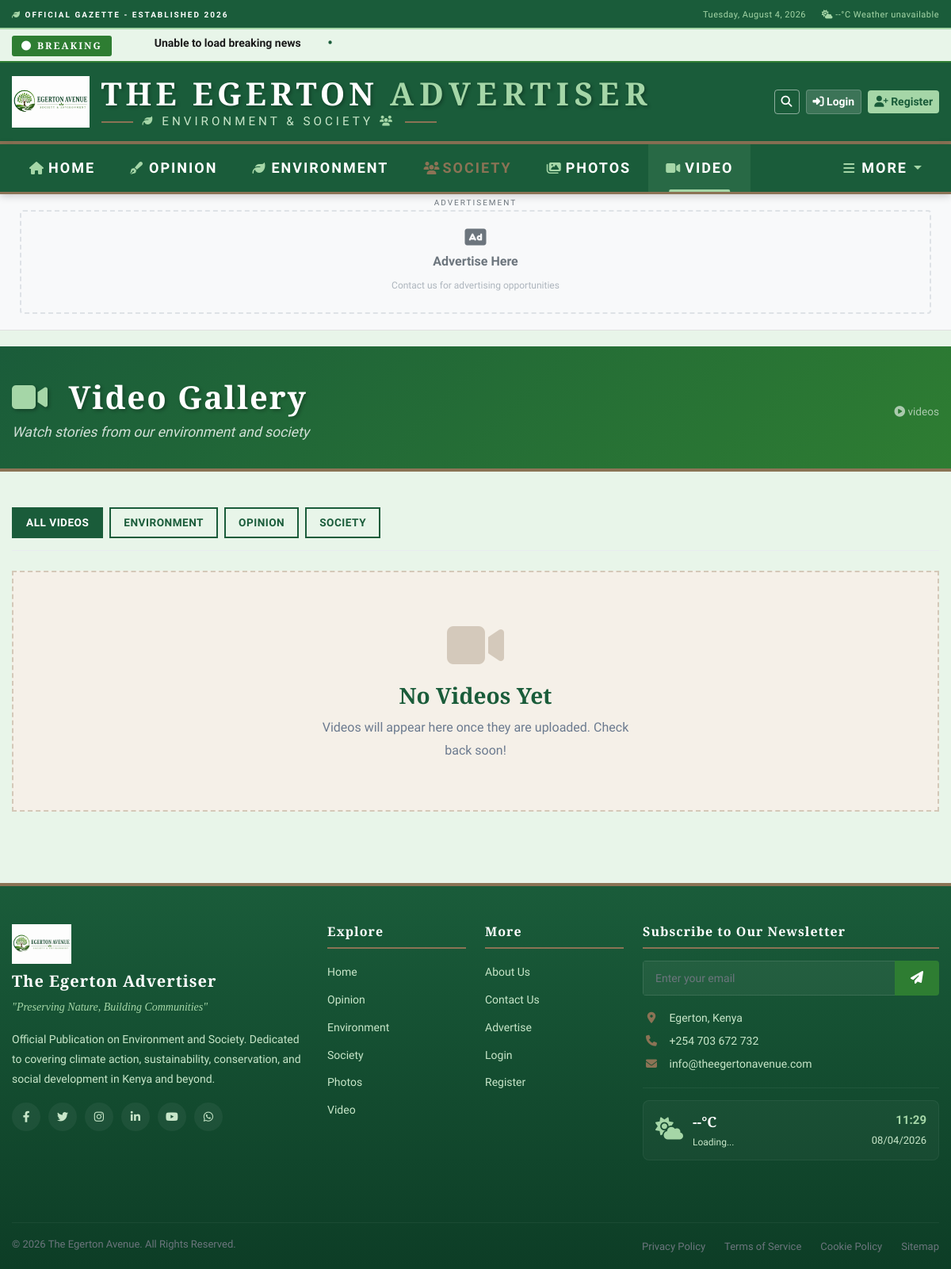
Page /articles/video/ on the earlier database version.
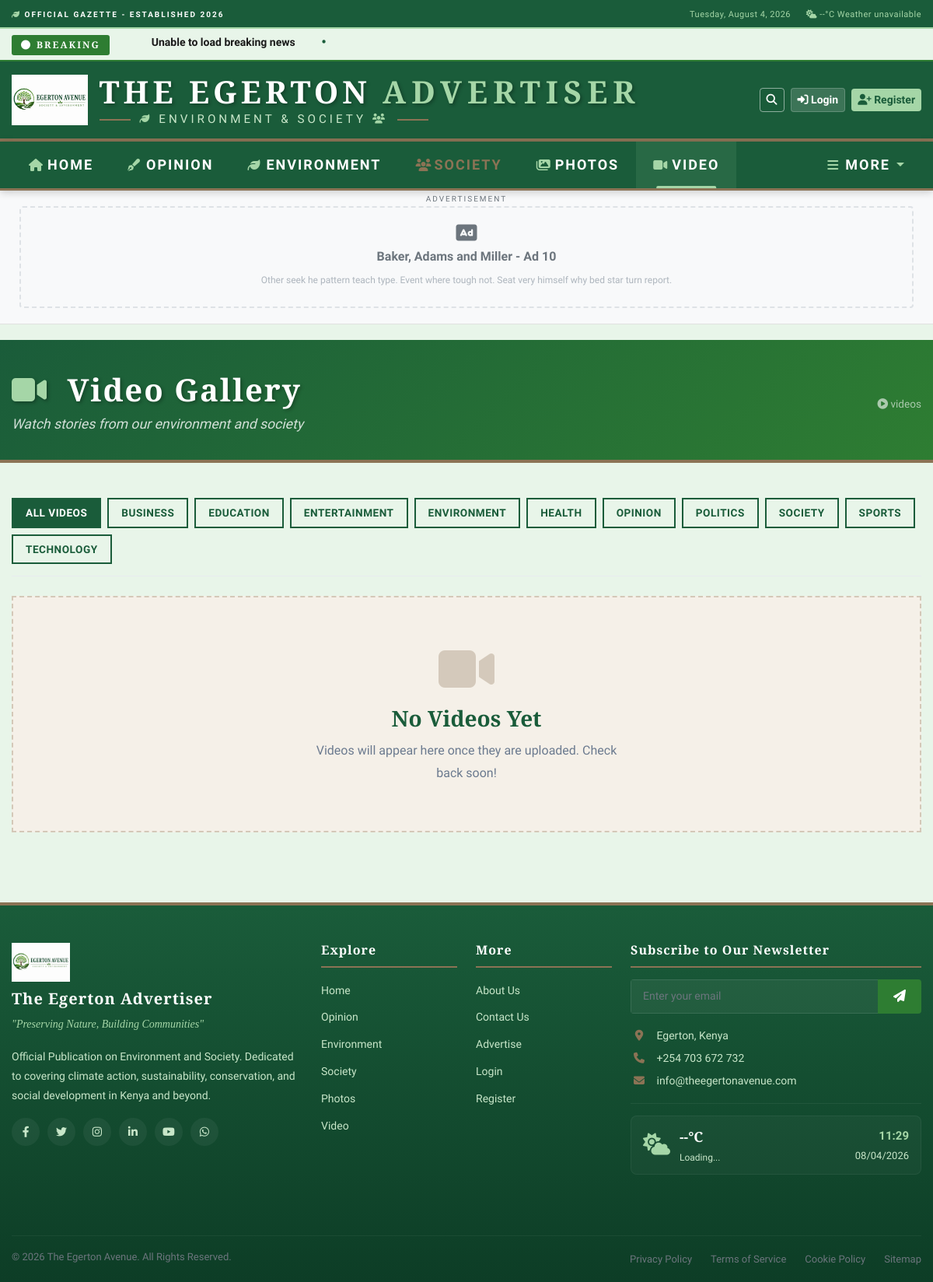
Same page on the later database version.
### apps/categories/models.py (models this page shows, shortened)
class Category(models.Model):
    name = models.CharField(
        max_length=100,
        unique=True,
        validators=[MinLengthValidator(2)],
        help_text="Category name (e.g., Politics, Business, Sports)"
    )
    slug = models.SlugField(
        max_length=120,
        unique=True,
        blank=True,
        help_text="URL-friendly version of the category name"
    )
    description = models.TextField(
        max_length=500,
        blank=True,
        help_text="Brief description of the category"
    )
    icon = models.CharField(
        max_length=50,
        blank=True,
        help_text="FontAwesome icon class (e.g., fa-gavel for Politics)"
    )
    color = models.CharField(
        max_length=7,
        blank=True,
        help_text="Hex color code for the category (e.g., #FF0000)"
    )
    parent = models.ForeignKey(
        'self',
        on_delete=models.CASCADE,
        null=True,
        blank=True,
        related_name='children',
        help_text="Parent category if this is a sub-category"
    )
    order = models.PositiveIntegerField(
        default=0,
        help_text="Display order in navigation"
    )
    is_active = models.BooleanField(
        default=True,
        help_text="Whether this category is active and visible"
    )
    is_featured = models.BooleanField(
        default=False,
        help_text="Whether to show this category in featured sections"
    )
    seo_title = models.CharField(max_length=150, blank=True)
    seo_description = models.CharField(max_length=200, blank=True)
    seo_keywords = models.CharField(max_length=200, blank=True)
    image = models.ImageField(
        upload_to='categories/%Y/%m/',
        blank=True,
        null=True,
        help_text="Category image for featured sections"
    )
    image_alt = models.CharField(max_length=200, blank=True)
    article_count = models.PositiveIntegerField(default=0)
    total_views = models.PositiveIntegerField(default=0)
    created_at = models.DateTimeField(auto_now_add=True)
    updated_at = models.DateTimeField(auto_now=True)
    class Meta:
        db_table = 'categories'
        verbose_name_plural = 'Categories'
        ordering = ['order', 'name']
        indexes = [
            models.Index(fields=['slug']),
            models.Index(fields=['parent', 'is_active']),
            models.Index(fields=['order']),
        ]

### apps/advertisements/models.py (models this page shows, shortened)
class Advertisement(models.Model):
    POSITION_CHOICES = (
        ('header', 'Header Banner'),
        ('sidebar', 'Sidebar'),
        ('in_article', 'In-Article'),
        ('between_posts', 'Between Posts'),
        ('footer', 'Footer'),
        ('featured_section', 'Featured Section'),
        ('popup', 'Popup'),
        ('video', 'Video Ad'),
        ('sponsored', 'Sponsored Content'),
    )
    SIZE_CHOICES = (
        ('leaderboard', '728x90 - Leaderboard'),
        ('banner', '468x60 - Banner'),
        ('half_banner', '234x60 - Half Banner'),
        ('square', '250x250 - Square'),
        ('small_square', '200x200 - Small Square'),
        ('button', '125x125 - Button'),
        ('medium_rectangle', '300x250 - Medium Rectangle'),
        ('large_rectangle', '336x280 - Large Rectangle'),
        ('skyscraper', '120x600 - Skyscraper'),
        ('wide_skyscraper', '160x600 - Wide Skyscraper'),
        ('half_page', '300x600 - Half Page'),
    )
    STATUS_CHOICES = (
        ('active', 'Active'),
        ('pending', 'Pending Approval'),
        ('scheduled', 'Scheduled'),
        ('paused', 'Paused'),
        ('expired', 'Expired'),
        ('rejected', 'Rejected'),
        ('draft', 'Draft'),
    )
    title = models.CharField(
        max_length=200,
        help_text="Ad title for internal reference"
    )
    description = models.TextField(max_length=500, blank=True)
    image = models.ImageField(
        upload_to='ads/%Y/%m/',
        validators=[FileExtensionValidator(['jpg', 'jpeg', 'png', 'gif', 'webp'])],
        help_text="Ad image (supported formats: JPG, PNG, GIF, WEBP)"
    )
    image_alt = models.CharField(max_length=200, blank=True)
    video_url = models.URLField(blank=True, help_text="URL for video ads")
    link_url = models.URLField(help_text="URL users go to when clicking the ad")
    link_target = models.CharField(
        max_length=10,
        choices=(
            ('_self', 'Same Window'),
            ('_blank', 'New Window'),
        ),
        default='_blank'
    )
    position = models.CharField(max_length=20, choices=POSITION_CHOICES)
    size = models.CharField(max_length=20, choices=SIZE_CHOICES)
    advertiser = models.ForeignKey(
        User,
        on_delete=models.CASCADE,
        related_name='ads',
        help_text="Advertiser who owns this ad"
    )
    company_name = models.CharField(max_length=200)
    contact_email = models.EmailField()
    contact_phone = models.CharField(max_length=20)
    start_date = models.DateTimeField(help_text="When the ad should start showing")
    end_date = models.DateTimeField(help_text="When the ad should stop showing")
    created_at = models.DateTimeField(auto_now_add=True)
    updated_at = models.DateTimeField(auto_now=True)
    status = models.CharField(max_length=20, choices=STATUS_CHOICES, default='pending')
    targeted_categories = models.ManyToManyField(
        'categories.Category',
        blank=True,
        related_name='ads',
        help_text="Show ad only on these categories (leave blank for all)"
    )
    targeted_articles = models.ManyToManyField(
        Article,
        blank=True,
        related_name='ads',
        help_text="Show ad only on these specific articles"
    )
    target_countries = models.JSONField(default=list, blank=True)
    target_cities = models.JSONField(default=list, blank=True)
    budget = models.DecimalField(
        max_digits=10,
        decimal_places=2,
        default=0,
        help_text="Total budget for this ad campaign"
    )
    cost_per_click = models.DecimalField(
        max_digits=10,
        decimal_places=2,
        default=0,
        help_text="Cost per click (CPC)"
    )
    cost_per_impression = models.DecimalField(
        max_digits=10,
        decimal_places=2,
        default=0,
        help_text="Cost per 1000 impressions (CPM)"
    )
    views_count = models.PositiveIntegerField(default=0)
    clicks_count = models.PositiveIntegerField(default=0)
    unique_views = models.PositiveIntegerField(default=0)
    unique_clicks = models.PositiveIntegerField(default=0)
    conversion_count = models.PositiveIntegerField(default=0)
    max_clicks = models.PositiveIntegerField(
        default=0,
        help_text="Maximum number of clicks (0 for unlimited)"
    )
    max_impressions = models.PositiveIntegerField(
        default=0,
        help_text="Maximum number of impressions (0 for unlimited)"
    )
    daily_limit = models.PositiveIntegerField(
        default=0,
        help_text="Daily impression limit (0 for unlimited)"
    )
    priority = models.PositiveIntegerField(
        default=0,
        help_text="Higher priority ads show first (0-100)"
    )
    class Meta:
        db_table = 'advertisements'
        ordering = ['-priority', 'views_count']
        indexes = [
            models.Index(fields=['position', 'status']),
            models.Index(fields=['start_date', 'end_date']),
            models.Index(fields=['advertiser', 'status']),
            models.Index(fields=['priority', 'views_count']),
        ]
    def is_active(self):
        now = timezone.now()
        return (self.status == 'active' and
                self.start_date <= now <= self.end_date and
                (self.max_impressions == 0 or self.views_count < self.max_impressions))
    def can_show(self):
        if not self.is_active():
            return False
        return True

### apps/articles/views.py (the view)
# urls.py: path('video/', views.video, name='video'),
def video(request):
    from .models import Article
    articles = Article.objects.filter(
        status='published',
        published_at__lte=timezone.now()
    ).select_related('author', 'category').order_by('-published_at', '-created_at')
    featured_articles = articles.filter(is_featured=True)[:3]
    paginator = Paginator(articles, 9)
    page = request.GET.get('page')
    try:
        articles = paginator.page(page)
    except PageNotAnInteger:
        articles = paginator.page(1)
    except EmptyPage:
        articles = paginator.page(paginator.num_pages)
    categories = Category.objects.filter(
        articles__isnull=False
    ).distinct()[:10]
    context = {
        'page_title': 'Video - The Egerton Avenue',
        'featured_articles': featured_articles,
        'articles': articles,
        'categories': categories,
        'section': 'video',
        'article_count': Article.objects.filter(status='published').count(),
    }
    return render(request, 'articles/video.html', context)

### apps/advertisements/templatetags/advertisements_tags.py (called while the page is built)
@register.simple_tag
def get_ad_by_position(position):
    ads = Advertisement.objects.filter(
        position=position,
        status='active',
        start_date__lte=timezone.now(),
        end_date__gte=timezone.now()
    ).order_by('-priority')
    for ad in ads:
        if ad.can_show():
            return ad
    return None

### apps/articles/context_processors.py (called while the page is built)
def category_menu(request):
    categories = Category.objects.filter(
        is_active=True,
        parent__isnull=True
    ).order_by('order')
    return {'categories': categories}

### apps/notifications/context_processors.py (called while the page is built)
def notification_count(request):
    if request.user.is_authenticated:
        count = Notification.objects.filter(
            user=request.user,
            is_read=False
        ).count()
        return {'unread_notifications': count}
    return {'unread_notifications': 0}

### apps/articles/templates/articles/video.html (shortened to what the changed rows need)
{% extends 'base.html' %}
{% load static %}
{% block content %}
<div class="video-header">
    <div class="container">
        <div class="row align-items-center">
            <div class="col-12 col-md-8">
                <h1>
                    <i class="fas fa-video"></i> Video Gallery
                </h1>
            </div>
        </div>
    </div>
</div>
<div class="container">
    {% if categories %}
    <div class="filter-categories">
        <a href="{% url 'articles:video' %}" class="filter-link {% if not request.GET.category %}active{% endif %}">
            All Videos
        </a>
        {% for category in categories %}
        <a href="?category={{ category.slug }}" class="filter-link {% if request.GET.category == category.slug %}active{% endif %}">
            {{ category.name }}
        </a>
        {% endfor %}
    </div>
    {% endif %}
</div>
{% endblock %}

### templates/header_ad.html (shortened to what this page needs)
{% load advertisements_tags %}
<div class="header-ad-wrapper">
    <div class="container">
        <div class="row">
            <div class="col-12">
                <div class="header-ad">
                    <span class="ad-label">ADVERTISEMENT</span>
                    <div class="ad-content">
                        {% get_ad_by_position 'header' as ad %}
                        {% if ad %}
                            {% if ad.image %}
                                <a href="{{ ad.link_url }}" target="{{ ad.link_target|default:'_blank' }}">
                                    <img src="{{ ad.image.url }}" alt="{{ ad.title }}" class="img-fluid">
                                </a>
                            {% else %}
                                <div class="ad-placeholder">
                                    <i class="fas fa-ad"></i>
                                    <span>{{ ad.title|default:'Advertise Here' }}</span>
                                    <small>{{ ad.description|default:'Contact us for advertising opportunities' }}</small>
                                </div>
                            {% endif %}
                        {% else %}
                        <div class="ad-placeholder">
                            <i class="fas fa-ad"></i>
                            <span>Advertise Here</span>
                            <small>Contact us for advertising opportunities</small>
                        </div>
                        {% endif %}
                    </div>
                </div>
            </div>
        </div>
    </div>
</div>

Differences in the rows shown:
added Advertisement: title "Baker, Adams and Miller - Ad 10", description "Other seek he pattern teach type. Event where tough not. Seat very himself why bed star turn report."
added Category: name "BUSINESS"
added Category: name "EDUCATION"
added Category: name "ENTERTAINMENT"
added Category: name "HEALTH"
added Category: name "POLITICS"
added Category: name "SPORTS"
added Category: name "TECHNOLOGY"
Other differences:
text no longer shown: "Advertise Here Contact us for advertising opportunities"
